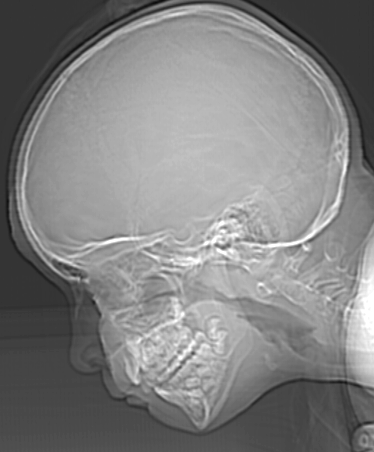
#> input picture Multimidia/lab3/img/ctskull-256.tif, 374 x 452 px
$ python ex3.py
#> lines starting #> are read from the running program, lines starting #| are printed output that depends on the picture; after the words box and inside, x2 and y2 are one past the last pixel; in counts of white or black regions, pixels touching at a corner belong together
# Laboratório -  3
# Alunos:
#     Pedro Henrique Faria Teixeira - 11621BCC025
#     João Daniel de Aquino Rufino - 11621BCC033


# 3  - Utilizando a imagem ctskull-256.tif, refaça a quantização de seus pixels utilizando de 7
#     a 1 bit(s) por pixel

import cv2
from PIL import Image
import numpy as np

img = Image.open("img/ctskull-256.tif")
#> img is the input picture: PIL image 374x452 L; min 12, max 255, mean 129.4
img128 = np.array(img.quantize(128))
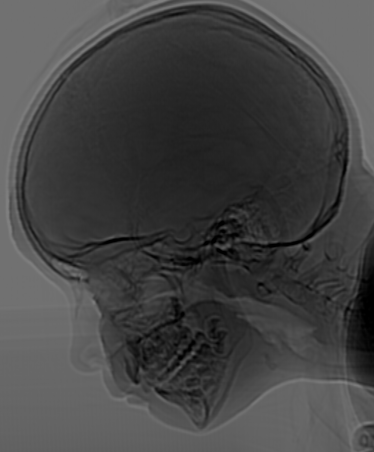
#> img128: shape (452, 374); min 0, max 127, mean 67.8
img64 = np.array(img.quantize(64))
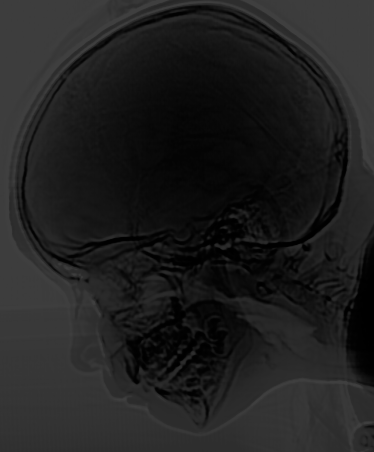
#> img64: shape (452, 374); min 0, max 63, mean 31.9
img32 = np.array(img.quantize(32))
img16 = np.array(img.quantize(16))
img8 = np.array(img.quantize(8))
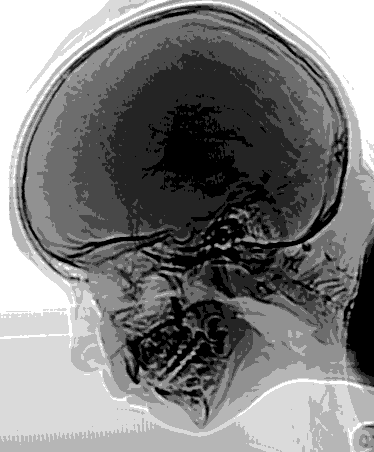
#> img8: shape (452, 374); min 0, max 7, mean 3.46; drawn with min black and max white
img4 = np.array(img.quantize(4))
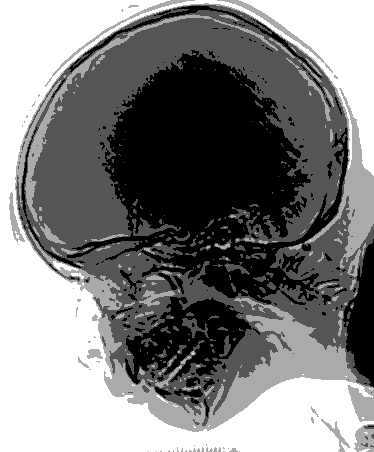
#> img4: shape (452, 374); min 0, max 3, mean 1.48; drawn with min black and max white
img2 = np.array(img.quantize(2))
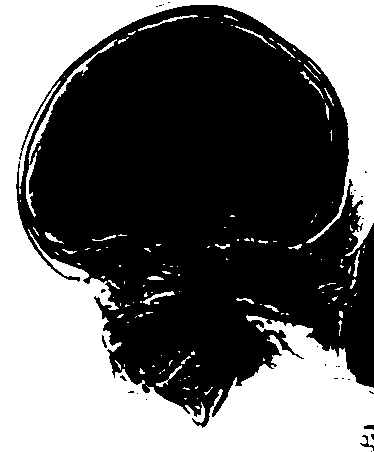
#> img2: shape (452, 374); values 0 (black) and 1 (white), 41% white; 133 white regions (101 under 20 px), largest, box (x1, y1, x2, y2) and area: (0, 0, 374, 452) 66567, (28, 39, 117, 164) 590, (26, 152, 37, 217) 227

finalr = cv2.hconcat([img128, img64, img32])
finalv = cv2.hconcat([img16, img4, img2])
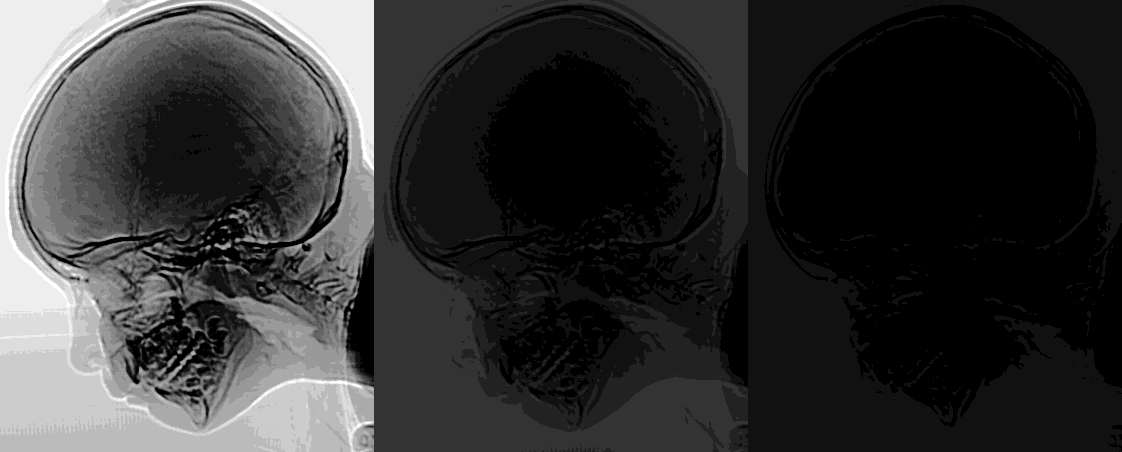
#> finalv: shape (452, 1122); min 0, max 15, mean 3.05; drawn with min black and max white

final = cv2.vconcat([finalr, finalv])
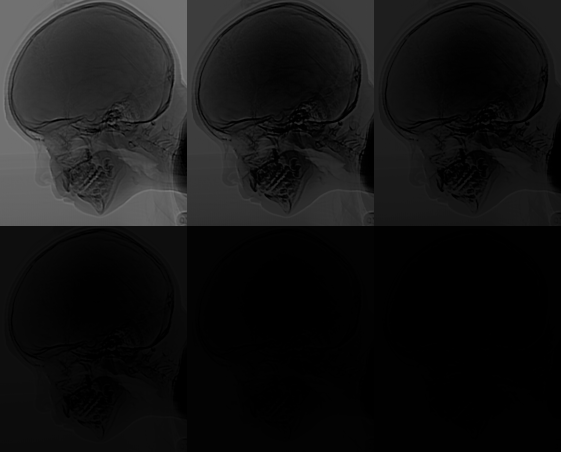
#> final: shape (904, 1122) (shown at 1/2 size); min 0, max 127, mean 20.7

cv2.imshow('quantize', final)
cv2.waitKey(0)

$ run again, with Multimidia/lab3/img/e14_2.tif copied over Multimidia/lab3/img/ctskull-256.tif
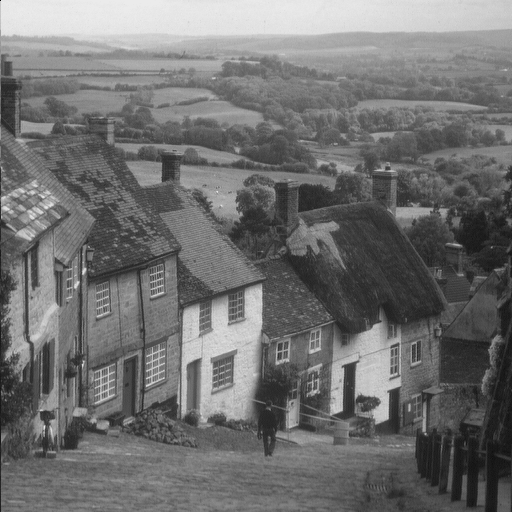
#> input picture Multimidia/lab3/img/e14_2.tif, 512 x 512 px
#> img is the input picture: PIL image 512x512 RGB; min 10, max 235, mean 112.2
#> `img2 = np.array(img.quantize(2))`:
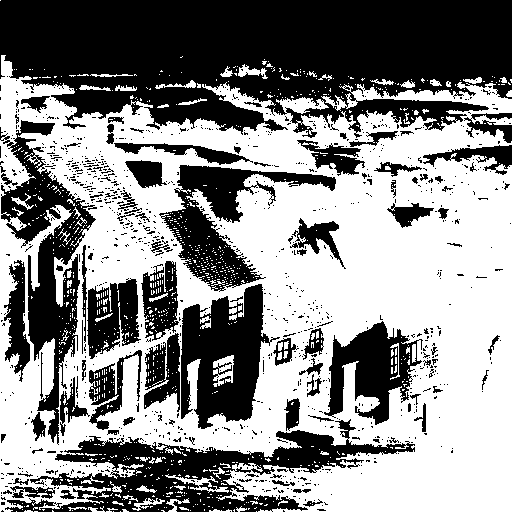
#> img2: shape (512, 512); values 0 (black) and 1 (white), 54.2% white; 1019 black regions (928 under 20 px), largest, box (x1, y1, x2, y2) and area: (0, 0, 512, 138) 53132, (5, 419, 415, 512) 13041, (0, 120, 97, 445) 9633
#> `final = cv2.vconcat([finalr, finalv])`:
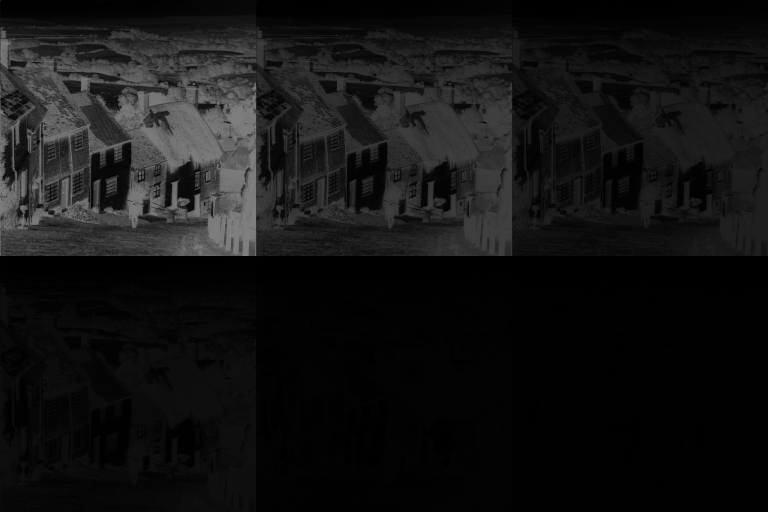
#> final: shape (1024, 1536) (shown at 1/2 size); min 0, max 127, mean 19.7

$ run again, with Multimidia/lab3/img/boat.tiff saved as Multimidia/lab3/img/ctskull-256.tif
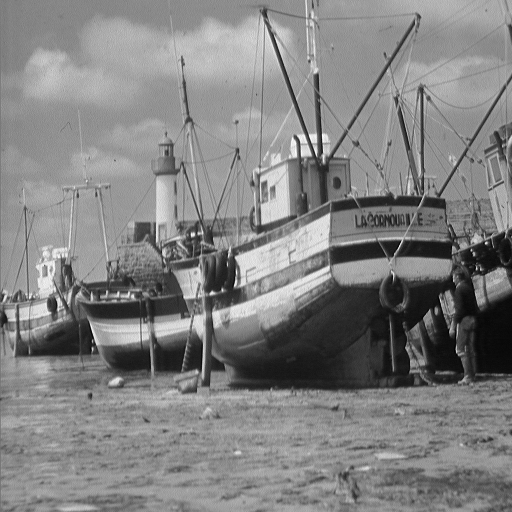
#> input picture Multimidia/lab3/img/boat.tiff, 512 x 512 px
#> img is the input picture: PIL image 512x512 L; min 0, max 255, mean 129.7
#> `img2 = np.array(img.quantize(2))`:
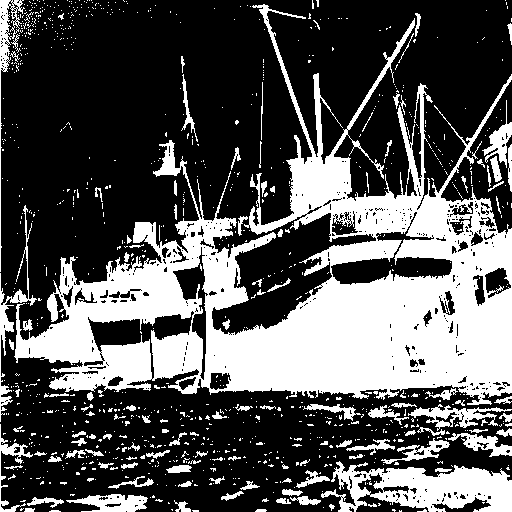
#> img2: shape (512, 512); values 0 (black) and 1 (white), 33.4% white; 1018 white regions (898 under 20 px), largest, box (x1, y1, x2, y2) and area: (14, 4, 512, 405) 66316, (321, 461, 512, 512) 5601, (0, 205, 37, 422) 1037
#> `final = cv2.vconcat([finalr, finalv])`:
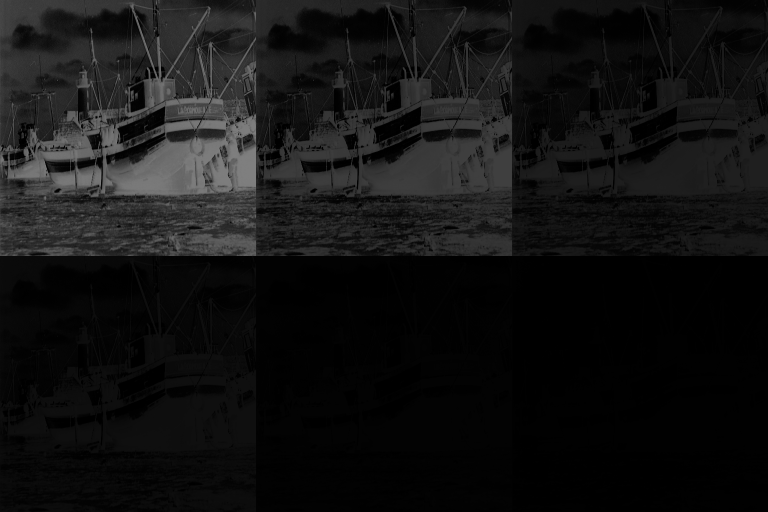
#> final: shape (1024, 1536) (shown at 1/2 size); min 0, max 127, mean 18.9
